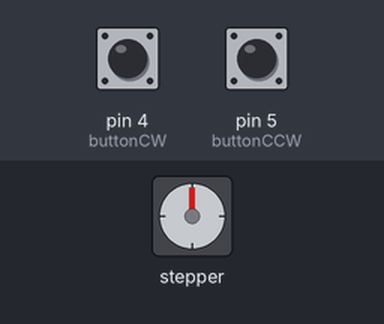
A sketch run on a simulated Arduino Uno, built with avr-gcc and run on an emulated ATmega328P. Shown: stepper motor. Wiring (inferred from the names in the program): stepper motor driver (500 steps per turn assumed): step pin 3; direction pin 2. The test bench sets the inputs (shaded band); at power-on: pin 5 (buttonCCW) HIGH, pin 4 (buttonCW) HIGH.

Above: at 1.2 s.
1.3 s: pin 5 (buttonCCW) pulled LOW for 3.2 s
At 2.9 s:
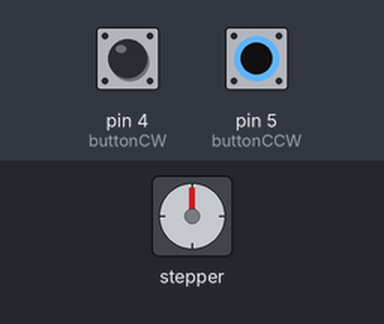
6.0 s: pin 5 (buttonCCW) pulled LOW for 0.15 s
At 7.6 s:
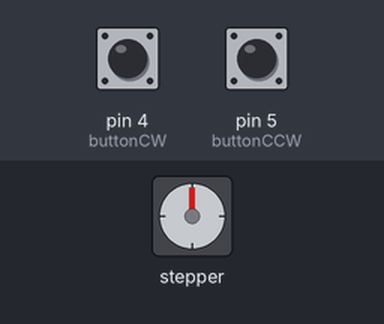
8.5 s: pin 5 (buttonCCW) driven LOW
At 10.3 s:
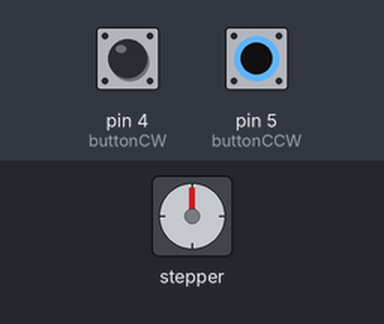
11.5 s: pin 4 (buttonCW) pulled LOW for 1 s
15.5 s: pin 4 (buttonCW) pulled LOW for 3.2 s
21.7 s: pin 4 (buttonCW) pulled LOW for 1 s
Timing chart, 0 to 73.2 s (numbered marks = the images above; inputs shaded):
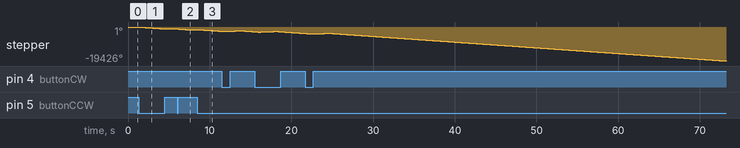

Measured:
- after the input at 1.3 s, stepper: turns 1080° counter-clockwise in 3.2 s, starting at once
- after the input at 6.0 s, stepper: turns 360° counter-clockwise in 1.0 s, starting at once
- after the input at 8.5 s, stepper: keeps turning counter-clockwise at about 335°/s, starting at once

The sketch:

ENGR124-Karan_Malakai_Mikhail-Project2-Code_Motor__Rev01_.ino
```cpp
// Define pin connections & motor's steps per revolution
const int dirPin = 2;          // Direction pin
const int stepPin = 3;         // Step pin
const int stepsPerRevolution =500; // Steps per revolution

const int buttonCW = 4;        // Button for clockwise rotation
const int buttonCCW = 5;       // Button for counterclockwise rotation

void setup()
{
    // Declare pins as Outputs
    pinMode(stepPin, OUTPUT);
    pinMode(dirPin, OUTPUT);

    // Declare button pins as Inputs
    pinMode(buttonCW, INPUT_PULLUP);  // Use internal pull-up resistor
    pinMode(buttonCCW, INPUT_PULLUP); // Use internal pull-up resistor
}

void loop()
{
    // Check if the clockwise button is pressed
    if (digitalRead(buttonCW) == LOW) // Button pressed (active LOW)
    {
        // Set motor direction clockwise
        digitalWrite(dirPin, HIGH);

        // Spin motor
        for(int x = 0; x < stepsPerRevolution; x++)
        {
            digitalWrite(stepPin, HIGH);
            delayMicroseconds(2000); // Adjust speed as needed
            digitalWrite(stepPin, LOW);
            delayMicroseconds(2000);
        }
        delay(100); // Short delay to debounce button
    }

    // Check if the counterclockwise button is pressed
    if (digitalRead(buttonCCW) == LOW) // Button pressed (active LOW)
    {
        // Set motor direction counterclockwise
        digitalWrite(dirPin, LOW);

        // Spin motor
        for(int x = 0; x < stepsPerRevolution; x++)
        {
            digitalWrite(stepPin, HIGH);
            delayMicroseconds(1000); // Adjust speed as needed
            digitalWrite(stepPin, LOW);
            delayMicroseconds(1000);
        }
        delay(100); // Short delay to debounce button
    }
}
```
